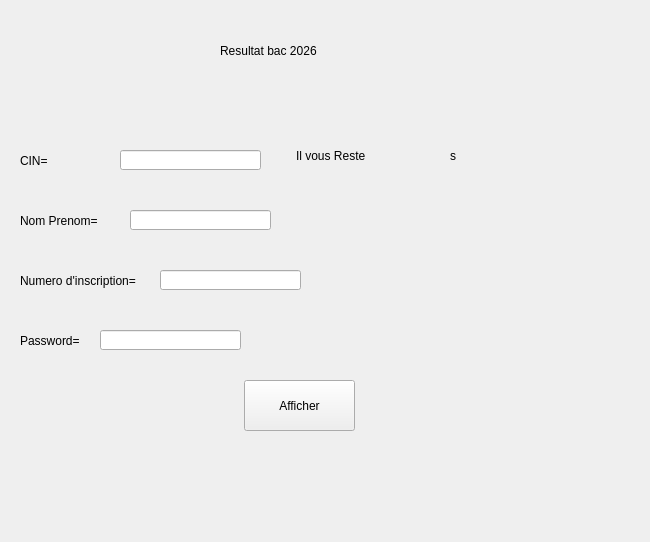
<?xml version="1.0" encoding="UTF-8"?>
<ui version="4.0">
 <class>Form</class>
 <widget class="QWidget" name="Form">
  <property name="geometry">
   <rect>
    <x>0</x>
    <y>0</y>
    <width>650</width>
    <height>542</height>
   </rect>
  </property>
  <property name="windowTitle">
   <string>Form</string>
  </property>
  <widget class="QLabel" name="label">
   <property name="geometry">
    <rect>
     <x>220</x>
     <y>20</y>
     <width>221</width>
     <height>61</height>
    </rect>
   </property>
   <property name="text">
    <string>Resultat bac 2026</string>
   </property>
  </widget>
  <widget class="QLabel" name="label_2">
   <property name="geometry">
    <rect>
     <x>20</x>
     <y>140</y>
     <width>111</width>
     <height>41</height>
    </rect>
   </property>
   <property name="text">
    <string>CIN=</string>
   </property>
  </widget>
  <widget class="QLabel" name="label_3">
   <property name="geometry">
    <rect>
     <x>20</x>
     <y>200</y>
     <width>111</width>
     <height>41</height>
    </rect>
   </property>
   <property name="text">
    <string>Nom Prenom=</string>
   </property>
  </widget>
  <widget class="QLabel" name="label_4">
   <property name="geometry">
    <rect>
     <x>20</x>
     <y>260</y>
     <width>161</width>
     <height>41</height>
    </rect>
   </property>
   <property name="text">
    <string>Numero d'inscription=</string>
   </property>
  </widget>
  <widget class="QLabel" name="label_5">
   <property name="geometry">
    <rect>
     <x>20</x>
     <y>320</y>
     <width>101</width>
     <height>41</height>
    </rect>
   </property>
   <property name="text">
    <string>Password=</string>
   </property>
  </widget>
  <widget class="QPushButton" name="aff">
   <property name="geometry">
    <rect>
     <x>244</x>
     <y>380</y>
     <width>111</width>
     <height>51</height>
    </rect>
   </property>
   <property name="text">
    <string>Afficher</string>
   </property>
  </widget>
  <widget class="QLabel" name="res">
   <property name="geometry">
    <rect>
     <x>240</x>
     <y>440</y>
     <width>301</width>
     <height>71</height>
    </rect>
   </property>
   <property name="text">
    <string/>
   </property>
  </widget>
  <widget class="QLineEdit" name="cin">
   <property name="geometry">
    <rect>
     <x>120</x>
     <y>150</y>
     <width>141</width>
     <height>20</height>
    </rect>
   </property>
  </widget>
  <widget class="QLineEdit" name="np">
   <property name="geometry">
    <rect>
     <x>130</x>
     <y>210</y>
     <width>141</width>
     <height>20</height>
    </rect>
   </property>
  </widget>
  <widget class="QLineEdit" name="numins">
   <property name="geometry">
    <rect>
     <x>160</x>
     <y>270</y>
     <width>141</width>
     <height>20</height>
    </rect>
   </property>
  </widget>
  <widget class="QLineEdit" name="passw">
   <property name="geometry">
    <rect>
     <x>100</x>
     <y>330</y>
     <width>141</width>
     <height>20</height>
    </rect>
   </property>
  </widget>
  <widget class="QLabel" name="label_6">
   <property name="geometry">
    <rect>
     <x>296</x>
     <y>140</y>
     <width>91</width>
     <height>31</height>
    </rect>
   </property>
   <property name="text">
    <string>Il vous Reste</string>
   </property>
  </widget>
  <widget class="QLabel" name="temp">
   <property name="geometry">
    <rect>
     <x>396</x>
     <y>140</y>
     <width>61</width>
     <height>31</height>
    </rect>
   </property>
   <property name="text">
    <string/>
   </property>
  </widget>
  <widget class="QLabel" name="label_7">
   <property name="geometry">
    <rect>
     <x>450</x>
     <y>140</y>
     <width>21</width>
     <height>31</height>
    </rect>
   </property>
   <property name="text">
    <string>s</string>
   </property>
  </widget>
 </widget>
 <resources/>
 <connections/>
</ui>
